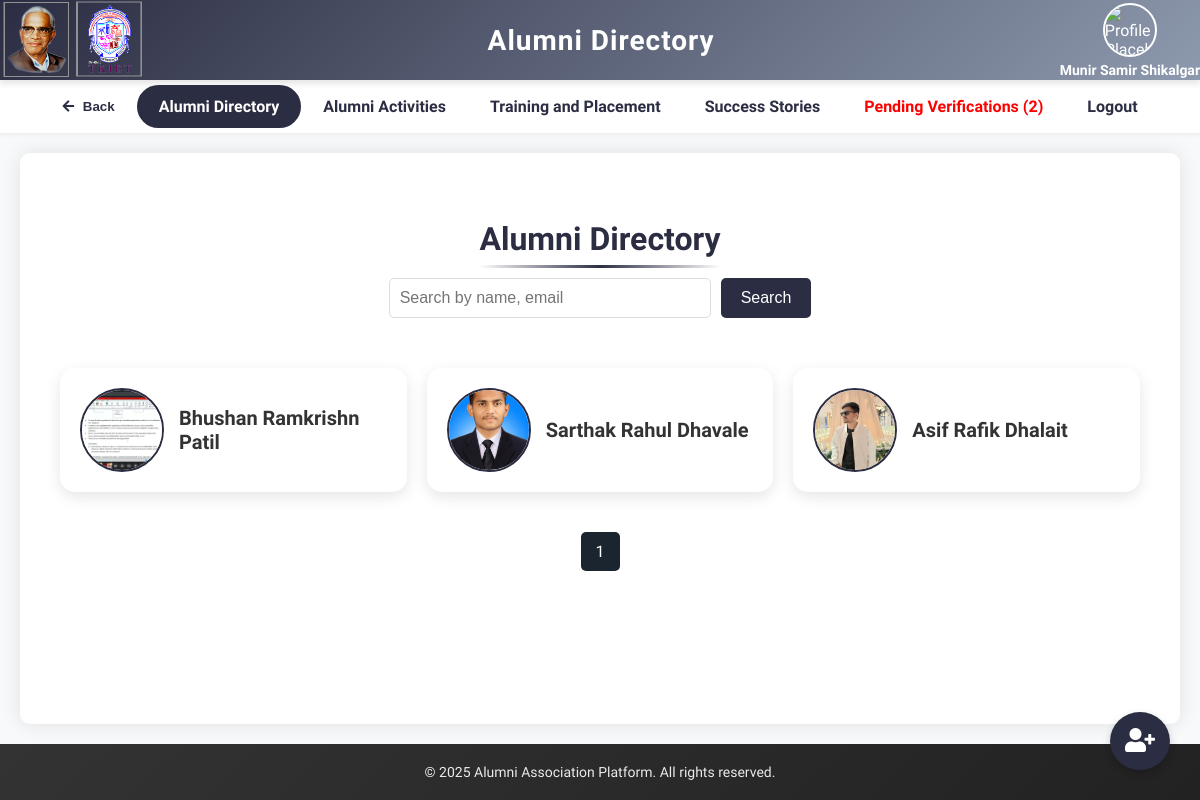
Page /directory.php (signed in) on the committed database.
### tables this page shows
CREATE TABLE `users` (
  `prn_no` varchar(11) NOT NULL,
  `name` varchar(100) DEFAULT NULL,
  `email` varchar(100) DEFAULT NULL,
  `password` varchar(255) DEFAULT NULL,
  `role` enum('user','coordinator','admin') DEFAULT 'user',
  `graduation_year` int(11) DEFAULT NULL,
  `degree` varchar(100) DEFAULT NULL,
  `work_info` varchar(255) DEFAULT NULL,
  `bio` text DEFAULT NULL,
  `job_profile` varchar(100) DEFAULT NULL,
  `department` varchar(100) NOT NULL,
  `created_at` timestamp NOT NULL DEFAULT current_timestamp(),
  `profile_picture` varchar(255) DEFAULT NULL,
  `linkedin` varchar(255) DEFAULT NULL,
  `company` varchar(255) DEFAULT NULL,
  `position` varchar(255) DEFAULT NULL,
  `first_name` varchar(100) DEFAULT NULL,
  `middle_name` varchar(100) DEFAULT NULL,
  `last_name` varchar(100) DEFAULT NULL,
  `dob` date DEFAULT NULL,
  `gender` enum('Male','Female','Other') DEFAULT NULL,
  `address` text DEFAULT NULL,
  `phone` varchar(20) DEFAULT NULL,
  `github` varchar(255) DEFAULT NULL,
  `ug_degree` varchar(100) DEFAULT NULL,
  `ug_institute` varchar(255) DEFAULT NULL,
  `ug_graduation_year` int(11) DEFAULT NULL,
  `pg_degree` varchar(100) DEFAULT NULL,
  `pg_institute` varchar(255) DEFAULT NULL,
  `pg_graduation_year` int(11) DEFAULT NULL,
  `skills` text DEFAULT NULL,
  `emergency_contact` varchar(20) DEFAULT NULL,
  `experience` int(11) DEFAULT NULL,
  `status` enum('pending','verified') DEFAULT 'pending'
);

### directory.php (the view, shortened to what this page needs)
<?php
require 'db.php';
$user = [];
if (isset($_SESSION['user_id'])) {
    $stmt = $pdo->prepare("SELECT name, profile_picture FROM users WHERE prn_no = ?");
    $stmt->execute([$_SESSION['user_id']]);
    $user = $stmt->fetch(PDO::FETCH_ASSOC);
}
$page_title = "Alumni Directory";
$resultsPerPage = 5;
$page = isset($_GET['page']) ? (int)$_GET['page'] : 1;
$start = ($page - 1) * $resultsPerPage;
$is_admin = isset($_SESSION['role']) && $_SESSION['role'] === 'admin';
$pending_users = [];
if ($is_admin) {
    $stmt = $pdo->prepare("SELECT prn_no, name, email FROM users WHERE status = 'pending'");
    $stmt->execute();
    $pending_users = $stmt->fetchAll(PDO::FETCH_ASSOC);
}
$searchQuery = "";
if (isset($_POST['search'])) {
    $searchQuery = htmlspecialchars($_POST['search']);
    $stmt = $pdo->prepare("SELECT * FROM users WHERE (name LIKE ? OR email LIKE ? OR degree LIKE ?) AND status = 'verified' AND role = 'user' LIMIT $start, $resultsPerPage");
    $stmt->execute(['%' . $searchQuery . '%', '%' . $searchQuery . '%', '%' . $searchQuery . '%']);
    $alumni = $stmt->fetchAll();
    $countStmt = $pdo->prepare("SELECT COUNT(*) FROM users WHERE (name LIKE ? OR email LIKE ? OR degree LIKE ?) AND status = 'verified' AND role = 'user'");
    $countStmt->execute(['%' . $searchQuery . '%', '%' . $searchQuery . '%', '%' . $searchQuery . '%']);
    $totalResults = $countStmt->fetchColumn();
} else {
    $stmt = $pdo->prepare("SELECT * FROM users WHERE status = 'verified' AND role = 'user' LIMIT $start, $resultsPerPage");
    $stmt->execute();
    $alumni = $stmt->fetchAll();
    $totalResults = $pdo->query("SELECT COUNT(*) FROM users WHERE status = 'verified' AND role = 'user'")->fetchColumn();
}
$totalPages = ceil($totalResults / $resultsPerPage);
$current_page = basename($_SERVER['SCRIPT_NAME']);
?>
<!DOCTYPE html>
<html lang="en">
<head>
    <link rel="stylesheet" href="https://cdnjs.cloudflare.com/ajax/libs/font-awesome/5.15.3/css/all.min.css">
</head>
<body>
    <div class="header">
        <img src="tkiet_new_logo.png" alt="TKIET Logo" class="logo">
        <h1><?php echo htmlspecialchars($page_title); ?></h1>
        <div class="user-profile">
            <?php if (!empty($user['profile_picture']) && file_exists($user['profile_picture'])): ?>
                <img src="<?php echo htmlspecialchars($user['profile_picture']); ?>" alt="Profile Picture">
            <?php else: ?>
                <img src="assets/profile-placeholder.png" alt="Profile Placeholder">
            <?php endif; ?>
            <span><?php echo htmlspecialchars($user['name'] ?? 'User'); ?></span>
        </div>
    </div>
    <div class="nav-links">
        <?php if (basename($_SERVER['SCRIPT_NAME']) !== 'index.php'): ?>
            <button class="back-button" onclick="history.back()"><i class="fas fa-arrow-left"></i> Back</button>
        <?php endif; ?>
        <a href="directory.php" class="<?php echo $current_page === 'directory.php' || $current_page === 'alumni_details.php' ? 'active' : ''; ?>">Alumni Directory</a>
        <a href="activities.php" class="<?php echo $current_page === 'activities.php' ? 'active' : ''; ?>">Alumni Activities</a>
        <a href="training_and_placement_activities.php" class="<?php echo $current_page === 'training_and_placement_activities.php' ? 'active' : ''; ?>">Training and Placement</a>
        <a href="success_stories.php" class="<?php echo $current_page === 'success_stories.php' ? 'active' : ''; ?>">Success Stories</a>
        <?php if (isset($_SESSION['role']) && in_array($_SESSION['role'], ['admin', 'coordinator'])): ?>
            <a href="pending_verifications.php" class="<?php echo $current_page === 'pending_verifications.php' ? 'active' : ''; ?>" style="color: red;">Pending Verifications (<?= count($pending_users) ?>)</a>
        <?php endif; ?>
        <a href="login.php">Logout</a>
    </div>
    <div class="content">
        <h2>Alumni Directory</h2>
        <form method="post" action="directory.php">
            <input type="text" name="search" placeholder="Search by name, email" value="<?php echo htmlspecialchars($searchQuery); ?>" />
            <button type="submit">Search</button>
        </form>
        <div class="alumni-list">
            <?php if (count($alumni) > 0): ?>
                <?php foreach ($alumni as $alum): ?>
                    <div class="alumni-card">
                        <a href="alumni_details.php?id=<?php echo $alum['prn_no']; ?>" style="text-decoration: none; color: inherit; display: flex; align-items: center; gap: 15px; flex: 1;">
                            <?php if (!empty($alum['profile_picture']) && file_exists($alum['profile_picture'])): ?>
                                <img src="<?php echo htmlspecialchars($alum['profile_picture']); ?>" alt="Profile Image">
                            <?php else: ?>
                                <img src="assets/profile-placeholder.png" alt="Profile Placeholder">
                            <?php endif; ?>
                            <div class="alumni-details">
                                <h3><?php echo htmlspecialchars($alum['name']); ?></h3>
                            </div>
                        </a>
                    </div>
                <?php endforeach; ?>
            <?php else: ?>
                <p>No alumni found.</p>
            <?php endif; ?>
        </div>
        <div class="pagination">
            <?php for ($i = 1; $i <= $totalPages; $i++): ?>
                <a href="directory.php?page=<?php echo $i; ?>" class="<?php echo $i == $page ? 'active' : ''; ?>"><?php echo $i; ?></a>
            <?php endfor; ?>
        </div>
    </div>
    <?php if (isset($_SESSION['role']) && $_SESSION['role'] === 'admin'): ?>
        <a href="register.php">
            <button class="add-btn"><i class="fas fa-user-plus"></i></button>
        </a>
    <?php endif; ?>
    <footer>
        <p>© <?php echo date("Y"); ?> Alumni Association Platform. All rights reserved.</p>
    </footer>
</body>
</html>

### directory.php (style rules this page uses)
body { font-family: 'Segoe UI', Tahoma, Geneva, Verdana, sans-serif; margin: 0; padding: 0; display: flex; flex-direction: column; min-height: 100vh; color: #333; background-color: #f8f9fa; }
.header { display: flex; justify-content: space-between; align-items: center; background: linear-gradient(135deg, #2B2D42 0%, #8D99AE 100%); color: white; box-shadow: 0 4px 6px rgba(0, 0, 0, 0.1); position: relative; }
.header img.logo { height: 80px; margin-right: 15px; }
.header h1 { margin: 0; font-size: 28px; letter-spacing: 1px; animation: fadeIn 1s ease-in; flex-grow: 1; text-align: center; }
.user-profile { display: flex; flex-direction: column; align-items: center; margin-left: 20px; }
.user-profile img { width: 50px; height: 50px; border-radius: 50%; object-fit: cover; border: 2px solid #fff; margin-bottom: 5px; }
.user-profile span { font-size: 14px; font-weight: 600; color: #fff; }
.nav-links { display: flex; justify-content: center; background-color: #ffffff; padding: 5px; box-shadow: 0 2px 4px rgba(0, 0, 0, 0.05); flex-wrap: wrap; align-items: center; }
.nav-links a, .nav-links button.back-button { text-decoration: none; color: #2B2D42; font-weight: 600; padding: 10px 20px; border-radius: 25px; transition: all 0.3s ease; border: 2px solid transparent; position: relative; overflow: hidden; z-index: 1; background: none; cursor: pointer; }
.nav-links a.active { color: white; background-color: #2B2D42; border-color: #2B2D42; }
.back-button i { margin-right: 5px; }
.content { flex: 1; padding: 40px 20px; text-align: center; background-color: white; margin: 20px; border-radius: 10px; box-shadow: 0 0 20px rgba(0, 0, 0, 0.1); }
.content h2 { color: #2B2D42; font-size: 32px; margin-bottom: 20px; position: relative; display: inline-block; }
.content h2::after { content: ''; position: absolute; bottom: -10px; left: 0; width: 100%; height: 3px; background: linear-gradient(90deg, transparent, #2B2D42, transparent); }
form { display: flex; justify-content: center; margin-bottom: 30px; gap: 10px; }
form input[type="text"] { padding: 10px; font-size: 1em; border: 1px solid #ddd; border-radius: 5px; width: 300px; outline: none; transition: border-color 0.3s ease; }
form button { padding: 10px 20px; background-color: #2B2D42; color: white; border: none; font-size: 1em; cursor: pointer; border-radius: 5px; transition: background-color 0.3s; }
.alumni-list { display: grid; grid-template-columns: repeat(auto-fit, minmax(300px, 1fr)); gap: 20px; padding: 20px; }
.alumni-card { background: white; border-radius: 15px; padding: 20px; box-shadow: 0 5px 15px rgba(0, 0, 0, 0.1); transition: all 0.3s ease; position: relative; overflow: hidden; display: flex; align-items: center; gap: 15px; }
.alumni-card img { width: 80px; height: 80px; border-radius: 50%; object-fit: cover; border: 2px solid #2B2D42; }
.alumni-details { flex: 1; text-align: left; }
.alumni-details h3 { margin: 0; font-size: 20px; color: #333; }
.add-btn { position: fixed; bottom: 30px; right: 30px; background-color: #2B2D42; color: white; border: none; padding: 15px; border-radius: 50%; font-size: 24px; cursor: pointer; box-shadow: 0 4px 8px rgba(0, 0, 0, 0.2); transition: all 0.3s ease; }
.pagination { display: flex; justify-content: center; margin-top: 20px; gap: 10px; }
.pagination a { padding: 10px 15px; background-color: #2B2D42; color: white; text-decoration: none; border-radius: 5px; font-size: 1em; transition: background-color 0.3s ease; }
.pagination a.active { background-color: #1a252f; }
footer { background: linear-gradient(135deg, #333333 0%, #222222 100%); color: white; text-align: center; padding: 20px 0; margin-top: auto; }
footer p { margin: 0; font-size: 14px; opacity: 0.9; }

### rows in the picture
users: name "Munir Samir Shikalgar"
users: profile_picture (picture), name "Bhushan Ramkrishn Patil"
users: profile_picture (picture), name "Sarthak Rahul Dhavale"
users: profile_picture (picture), name "Asif Rafik Dhalait"

### other values in the picture
$page_title "Alumni Directory"
count($pending_users) "2"
